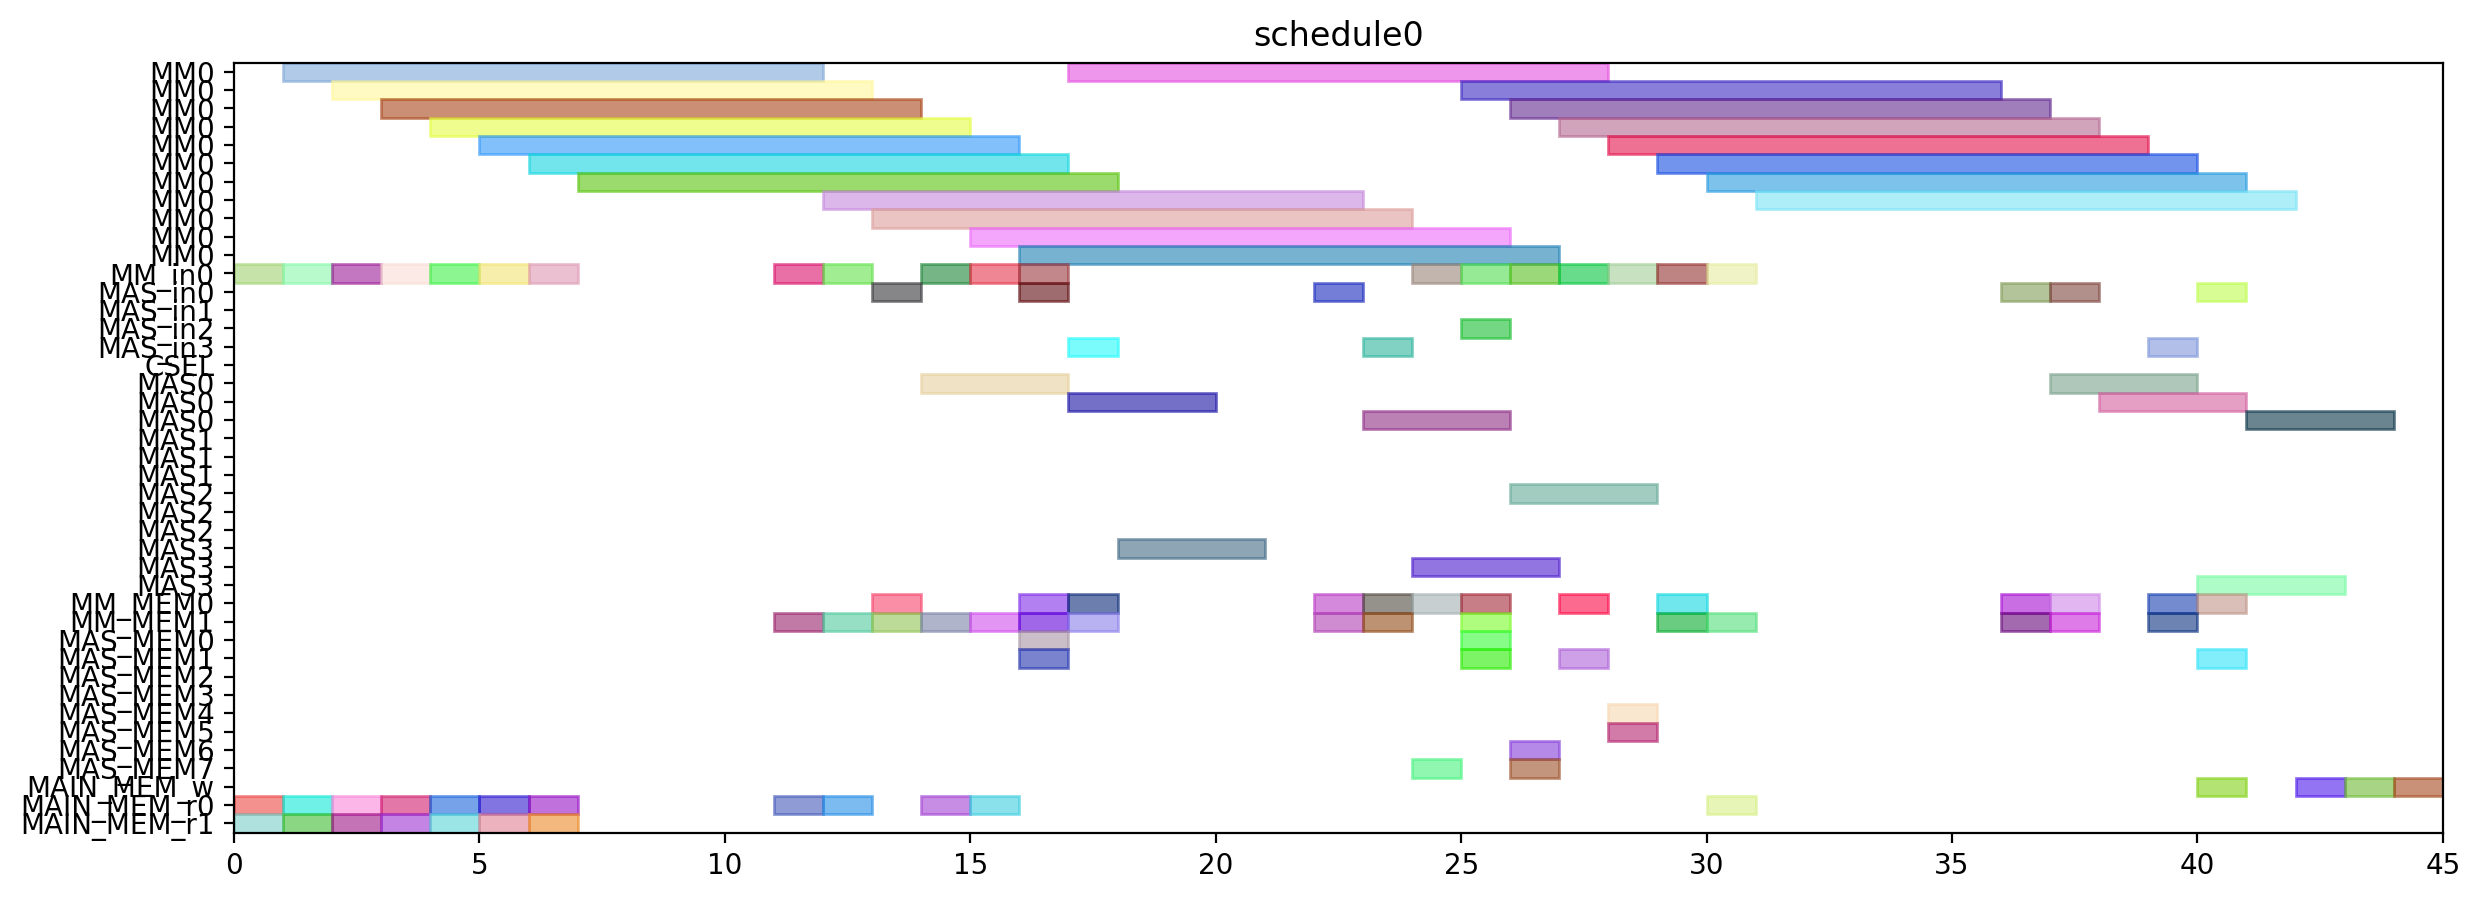

The script that drew this image:
from pyschedule import Scenario, solvers, plotters, alt


def solve():
	horizon = 120
	S = Scenario("schedule0", horizon=horizon)

	# resource
	MM = S.Resources('MM', num=1, size=11)
	MM_in = S.Resources('MM_in', num=1)
	MAS_in = S.Resources('MAS_in', num=4)
	CSEL = S.Resource('CSEL')
	MAS = S.Resources('MAS', num=4, size=3, periods=range(1, horizon))
	MM_MEM = S.Resources('MM_MEM', num=2)
	MAS_MEM = S.Resources('MAS_MEM', num=8)
	MAIN_MEM_w = S.Resource('MAIN_MEM_w', size=1)
	MAIN_MEM_r = S.Resources('MAIN_MEM_r', num=2)

	# result of previous scheduling

	# new tasks
	T1 = S.Task('T1', length=11, delay_cost=1)
	T1 += alt(MM)
	T1_in = S.Task('T1_in', length=1, delay_cost=1)
	T1_in += alt(MM_in)
	S += T1_in*MM_in[0]<=T1*MM[0]
	T1_mem0 = S.Task('T1_mem0', length=1, delay_cost=1)
	T1_mem0 += MAIN_MEM_r[0]
	S += T1_mem0 <= T1

	T1_mem1 = S.Task('T1_mem1', length=1, delay_cost=1)
	T1_mem1 += MAIN_MEM_r[1]
	S += T1_mem1 <= T1

	T2 = S.Task('T2', length=11, delay_cost=1)
	T2 += alt(MM)
	T2_in = S.Task('T2_in', length=1, delay_cost=1)
	T2_in += alt(MM_in)
	S += T2_in*MM_in[0]<=T2*MM[0]
	T2_mem0 = S.Task('T2_mem0', length=1, delay_cost=1)
	T2_mem0 += MAIN_MEM_r[0]
	S += T2_mem0 <= T2

	T2_mem1 = S.Task('T2_mem1', length=1, delay_cost=1)
	T2_mem1 += MAIN_MEM_r[1]
	S += T2_mem1 <= T2

	T3 = S.Task('T3', length=11, delay_cost=1)
	T3 += alt(MM)
	T3_in = S.Task('T3_in', length=1, delay_cost=1)
	T3_in += alt(MM_in)
	S += T3_in*MM_in[0]<=T3*MM[0]
	T3_mem0 = S.Task('T3_mem0', length=1, delay_cost=1)
	T3_mem0 += MAIN_MEM_r[0]
	S += T3_mem0 <= T3

	T3_mem1 = S.Task('T3_mem1', length=1, delay_cost=1)
	T3_mem1 += MAIN_MEM_r[1]
	S += T3_mem1 <= T3

	T4 = S.Task('T4', length=11, delay_cost=1)
	T4 += alt(MM)
	T4_in = S.Task('T4_in', length=1, delay_cost=1)
	T4_in += alt(MM_in)
	S += T4_in*MM_in[0]<=T4*MM[0]
	T4_mem0 = S.Task('T4_mem0', length=1, delay_cost=1)
	T4_mem0 += MAIN_MEM_r[0]
	S += T4_mem0 <= T4

	T4_mem1 = S.Task('T4_mem1', length=1, delay_cost=1)
	T4_mem1 += MAIN_MEM_r[1]
	S += T4_mem1 <= T4

	T5 = S.Task('T5', length=11, delay_cost=1)
	T5 += alt(MM)
	T5_in = S.Task('T5_in', length=1, delay_cost=1)
	T5_in += alt(MM_in)
	S += T5_in*MM_in[0]<=T5*MM[0]
	T5_mem0 = S.Task('T5_mem0', length=1, delay_cost=1)
	T5_mem0 += MAIN_MEM_r[0]
	S += T5_mem0 <= T5

	T5_mem1 = S.Task('T5_mem1', length=1, delay_cost=1)
	T5_mem1 += MAIN_MEM_r[1]
	S += T5_mem1 <= T5

	T6 = S.Task('T6', length=11, delay_cost=1)
	T6 += alt(MM)
	T6_in = S.Task('T6_in', length=1, delay_cost=1)
	T6_in += alt(MM_in)
	S += T6_in*MM_in[0]<=T6*MM[0]
	T6_mem0 = S.Task('T6_mem0', length=1, delay_cost=1)
	T6_mem0 += MAIN_MEM_r[0]
	S += T6_mem0 <= T6

	T6_mem1 = S.Task('T6_mem1', length=1, delay_cost=1)
	T6_mem1 += MAIN_MEM_r[1]
	S += T6_mem1 <= T6

	T7 = S.Task('T7', length=11, delay_cost=1)
	T7 += alt(MM)
	T7_in = S.Task('T7_in', length=1, delay_cost=1)
	T7_in += alt(MM_in)
	S += T7_in*MM_in[0]<=T7*MM[0]
	T7_mem0 = S.Task('T7_mem0', length=1, delay_cost=1)
	T7_mem0 += MAIN_MEM_r[0]
	S += T7_mem0 <= T7

	T7_mem1 = S.Task('T7_mem1', length=1, delay_cost=1)
	T7_mem1 += MAIN_MEM_r[1]
	S += T7_mem1 <= T7

	T8 = S.Task('T8', length=11, delay_cost=1)
	T8 += alt(MM)
	T8_in = S.Task('T8_in', length=1, delay_cost=1)
	T8_in += alt(MM_in)
	S += T8_in*MM_in[0]<=T8*MM[0]
	T8_mem0 = S.Task('T8_mem0', length=1, delay_cost=1)
	T8_mem0 += MAIN_MEM_r[0]
	S += T8_mem0 <= T8

	T8_mem1 = S.Task('T8_mem1', length=1, delay_cost=1)
	T8_mem1 += alt(MM_MEM)
	S += (T1*MM[0])-1 < T8_mem1*MM_MEM[1]
	S += T8_mem1 <= T8

	T9 = S.Task('T9', length=11, delay_cost=1)
	T9 += alt(MM)
	T9_in = S.Task('T9_in', length=1, delay_cost=1)
	T9_in += alt(MM_in)
	S += T9_in*MM_in[0]<=T9*MM[0]
	T9_mem0 = S.Task('T9_mem0', length=1, delay_cost=1)
	T9_mem0 += MAIN_MEM_r[0]
	S += T9_mem0 <= T9

	T9_mem1 = S.Task('T9_mem1', length=1, delay_cost=1)
	T9_mem1 += alt(MM_MEM)
	S += (T1*MM[0])-1 < T9_mem1*MM_MEM[1]
	S += T9_mem1 <= T9

	T10 = S.Task('T10', length=11, delay_cost=1)
	T10 += alt(MM)
	T10_in = S.Task('T10_in', length=1, delay_cost=1)
	T10_in += alt(MM_in)
	S += T10_in*MM_in[0]<=T10*MM[0]
	T10_mem0 = S.Task('T10_mem0', length=1, delay_cost=1)
	T10_mem0 += MAIN_MEM_r[0]
	S += T10_mem0 <= T10

	T10_mem1 = S.Task('T10_mem1', length=1, delay_cost=1)
	T10_mem1 += alt(MM_MEM)
	S += (T3*MM[0])-1 < T10_mem1*MM_MEM[1]
	S += T10_mem1 <= T10

	T11 = S.Task('T11', length=11, delay_cost=1)
	T11 += alt(MM)
	T11_in = S.Task('T11_in', length=1, delay_cost=1)
	T11_in += alt(MM_in)
	S += T11_in*MM_in[0]<=T11*MM[0]
	T11_mem0 = S.Task('T11_mem0', length=1, delay_cost=1)
	T11_mem0 += MAIN_MEM_r[0]
	S += T11_mem0 <= T11

	T11_mem1 = S.Task('T11_mem1', length=1, delay_cost=1)
	T11_mem1 += alt(MM_MEM)
	S += (T3*MM[0])-1 < T11_mem1*MM_MEM[1]
	S += T11_mem1 <= T11

	T12 = S.Task('T12', length=3, delay_cost=1)
	T12 += alt(MAS)
	T12_in = S.Task('T12_in', length=1, delay_cost=1)
	T12_in += alt(MAS_in)
	S += T12_in*MAS_in[0]<=T12*MAS[0]

	S += T12_in*MAS_in[1]<=T12*MAS[1]

	S += T12_in*MAS_in[2]<=T12*MAS[2]

	S += T12_in*MAS_in[3]<=T12*MAS[3]

	T12_mem0 = S.Task('T12_mem0', length=1, delay_cost=1)
	T12_mem0 += alt(MM_MEM)
	S += (T4*MM[0])-1 < T12_mem0*MM_MEM[0]
	S += T12_mem0 <= T12

	T12_mem1 = S.Task('T12_mem1', length=1, delay_cost=1)
	T12_mem1 += alt(MM_MEM)
	S += (T2*MM[0])-1 < T12_mem1*MM_MEM[1]
	S += T12_mem1 <= T12

	T13 = S.Task('T13', length=3, delay_cost=1)
	T13 += alt(MAS)
	T13_in = S.Task('T13_in', length=1, delay_cost=1)
	T13_in += alt(MAS_in)
	S += T13_in*MAS_in[0]<=T13*MAS[0]

	S += T13_in*MAS_in[1]<=T13*MAS[1]

	S += T13_in*MAS_in[2]<=T13*MAS[2]

	S += T13_in*MAS_in[3]<=T13*MAS[3]

	T13_mem0 = S.Task('T13_mem0', length=1, delay_cost=1)
	T13_mem0 += alt(MM_MEM)
	S += (T4*MM[0])-1 < T13_mem0*MM_MEM[0]
	S += T13_mem0 <= T13

	T13_mem1 = S.Task('T13_mem1', length=1, delay_cost=1)
	T13_mem1 += alt(MM_MEM)
	S += (T2*MM[0])-1 < T13_mem1*MM_MEM[1]
	S += T13_mem1 <= T13

	T15 = S.Task('T15', length=3, delay_cost=1)
	T15 += alt(MAS)
	T15_in = S.Task('T15_in', length=1, delay_cost=1)
	T15_in += alt(MAS_in)
	S += T15_in*MAS_in[0]<=T15*MAS[0]

	S += T15_in*MAS_in[1]<=T15*MAS[1]

	S += T15_in*MAS_in[2]<=T15*MAS[2]

	S += T15_in*MAS_in[3]<=T15*MAS[3]

	T15_mem0 = S.Task('T15_mem0', length=1, delay_cost=1)
	T15_mem0 += alt(MM_MEM)
	S += (T7*MM[0])-1 < T15_mem0*MM_MEM[0]
	S += T15_mem0 <= T15

	T15_mem1 = S.Task('T15_mem1', length=1, delay_cost=1)
	T15_mem1 += alt(MM_MEM)
	S += (T7*MM[0])-1 < T15_mem1*MM_MEM[1]
	S += T15_mem1 <= T15

	T14 = S.Task('T14', length=11, delay_cost=1)
	T14 += alt(MM)
	T14_in = S.Task('T14_in', length=1, delay_cost=1)
	T14_in += alt(MM_in)
	S += T14_in*MM_in[0]<=T14*MM[0]
	T14_mem0 = S.Task('T14_mem0', length=1, delay_cost=1)
	T14_mem0 += alt(MAS_MEM)
	S += (T13*MAS[0])-1 < T14_mem0*MAS_MEM[0]
	S += (T13*MAS[1])-1 < T14_mem0*MAS_MEM[2]
	S += (T13*MAS[2])-1 < T14_mem0*MAS_MEM[4]
	S += (T13*MAS[3])-1 < T14_mem0*MAS_MEM[6]
	S += T14_mem0 <= T14

	T14_mem1 = S.Task('T14_mem1', length=1, delay_cost=1)
	T14_mem1 += alt(MAS_MEM)
	S += (T13*MAS[0])-1 < T14_mem1*MAS_MEM[1]
	S += (T13*MAS[1])-1 < T14_mem1*MAS_MEM[3]
	S += (T13*MAS[2])-1 < T14_mem1*MAS_MEM[5]
	S += (T13*MAS[3])-1 < T14_mem1*MAS_MEM[7]
	S += T14_mem1 <= T14

	T16 = S.Task('T16', length=11, delay_cost=1)
	T16 += alt(MM)
	T16_in = S.Task('T16_in', length=1, delay_cost=1)
	T16_in += alt(MM_in)
	S += T16_in*MM_in[0]<=T16*MM[0]
	T16_mem0 = S.Task('T16_mem0', length=1, delay_cost=1)
	T16_mem0 += alt(MM_MEM)
	S += (T1*MM[0])-1 < T16_mem0*MM_MEM[0]
	S += T16_mem0 <= T16

	T16_mem1 = S.Task('T16_mem1', length=1, delay_cost=1)
	T16_mem1 += alt(MM_MEM)
	S += (T8*MM[0])-1 < T16_mem1*MM_MEM[1]
	S += T16_mem1 <= T16

	T17 = S.Task('T17', length=11, delay_cost=1)
	T17 += alt(MM)
	T17_in = S.Task('T17_in', length=1, delay_cost=1)
	T17_in += alt(MM_in)
	S += T17_in*MM_in[0]<=T17*MM[0]
	T17_mem0 = S.Task('T17_mem0', length=1, delay_cost=1)
	T17_mem0 += alt(MM_MEM)
	S += (T8*MM[0])-1 < T17_mem0*MM_MEM[0]
	S += T17_mem0 <= T17

	T17_mem1 = S.Task('T17_mem1', length=1, delay_cost=1)
	T17_mem1 += alt(MAS_MEM)
	S += (T15*MAS[0])-1 < T17_mem1*MAS_MEM[1]
	S += (T15*MAS[1])-1 < T17_mem1*MAS_MEM[3]
	S += (T15*MAS[2])-1 < T17_mem1*MAS_MEM[5]
	S += (T15*MAS[3])-1 < T17_mem1*MAS_MEM[7]
	S += T17_mem1 <= T17

	T18 = S.Task('T18', length=3, delay_cost=1)
	T18 += alt(MAS)
	T18_in = S.Task('T18_in', length=1, delay_cost=1)
	T18_in += alt(MAS_in)
	S += T18_in*MAS_in[0]<=T18*MAS[0]

	S += T18_in*MAS_in[1]<=T18*MAS[1]

	S += T18_in*MAS_in[2]<=T18*MAS[2]

	S += T18_in*MAS_in[3]<=T18*MAS[3]

	T18_mem0 = S.Task('T18_mem0', length=1, delay_cost=1)
	T18_mem0 += alt(MM_MEM)
	S += (T5*MM[0])-1 < T18_mem0*MM_MEM[0]
	S += T18_mem0 <= T18

	T18_mem1 = S.Task('T18_mem1', length=1, delay_cost=1)
	T18_mem1 += alt(MM_MEM)
	S += (T9*MM[0])-1 < T18_mem1*MM_MEM[1]
	S += T18_mem1 <= T18

	T19 = S.Task('T19', length=3, delay_cost=1)
	T19 += alt(MAS)
	T19_in = S.Task('T19_in', length=1, delay_cost=1)
	T19_in += alt(MAS_in)
	S += T19_in*MAS_in[0]<=T19*MAS[0]

	S += T19_in*MAS_in[1]<=T19*MAS[1]

	S += T19_in*MAS_in[2]<=T19*MAS[2]

	S += T19_in*MAS_in[3]<=T19*MAS[3]

	T19_mem0 = S.Task('T19_mem0', length=1, delay_cost=1)
	T19_mem0 += alt(MM_MEM)
	S += (T5*MM[0])-1 < T19_mem0*MM_MEM[0]
	S += T19_mem0 <= T19

	T19_mem1 = S.Task('T19_mem1', length=1, delay_cost=1)
	T19_mem1 += alt(MM_MEM)
	S += (T9*MM[0])-1 < T19_mem1*MM_MEM[1]
	S += T19_mem1 <= T19

	T21 = S.Task('T21', length=3, delay_cost=1)
	T21 += alt(MAS)
	T21_in = S.Task('T21_in', length=1, delay_cost=1)
	T21_in += alt(MAS_in)
	S += T21_in*MAS_in[0]<=T21*MAS[0]

	S += T21_in*MAS_in[1]<=T21*MAS[1]

	S += T21_in*MAS_in[2]<=T21*MAS[2]

	S += T21_in*MAS_in[3]<=T21*MAS[3]

	T21_mem0 = S.Task('T21_mem0', length=1, delay_cost=1)
	T21_mem0 += alt(MM_MEM)
	S += (T6*MM[0])-1 < T21_mem0*MM_MEM[0]
	S += T21_mem0 <= T21

	T21_mem1 = S.Task('T21_mem1', length=1, delay_cost=1)
	T21_mem1 += alt(MM_MEM)
	S += (T10*MM[0])-1 < T21_mem1*MM_MEM[1]
	S += T21_mem1 <= T21

	T24 = S.Task('T24', length=11, delay_cost=1)
	T24 += alt(MM)
	T24_in = S.Task('T24_in', length=1, delay_cost=1)
	T24_in += alt(MM_in)
	S += T24_in*MM_in[0]<=T24*MM[0]
	T24_mem0 = S.Task('T24_mem0', length=1, delay_cost=1)
	T24_mem0 += alt(MM_MEM)
	S += (T11*MM[0])-1 < T24_mem0*MM_MEM[0]
	S += T24_mem0 <= T24

	T24_mem1 = S.Task('T24_mem1', length=1, delay_cost=1)
	T24_mem1 += alt(MAS_MEM)
	S += (T12*MAS[0])-1 < T24_mem1*MAS_MEM[1]
	S += (T12*MAS[1])-1 < T24_mem1*MAS_MEM[3]
	S += (T12*MAS[2])-1 < T24_mem1*MAS_MEM[5]
	S += (T12*MAS[3])-1 < T24_mem1*MAS_MEM[7]
	S += T24_mem1 <= T24

	T20 = S.Task('T20', length=11, delay_cost=1)
	T20 += alt(MM)
	T20_in = S.Task('T20_in', length=1, delay_cost=1)
	T20_in += alt(MM_in)
	S += T20_in*MM_in[0]<=T20*MM[0]
	T20_mem0 = S.Task('T20_mem0', length=1, delay_cost=1)
	T20_mem0 += alt(MAS_MEM)
	S += (T15*MAS[0])-1 < T20_mem0*MAS_MEM[0]
	S += (T15*MAS[1])-1 < T20_mem0*MAS_MEM[2]
	S += (T15*MAS[2])-1 < T20_mem0*MAS_MEM[4]
	S += (T15*MAS[3])-1 < T20_mem0*MAS_MEM[6]
	S += T20_mem0 <= T20

	T20_mem1 = S.Task('T20_mem1', length=1, delay_cost=1)
	T20_mem1 += alt(MAS_MEM)
	S += (T18*MAS[0])-1 < T20_mem1*MAS_MEM[1]
	S += (T18*MAS[1])-1 < T20_mem1*MAS_MEM[3]
	S += (T18*MAS[2])-1 < T20_mem1*MAS_MEM[5]
	S += (T18*MAS[3])-1 < T20_mem1*MAS_MEM[7]
	S += T20_mem1 <= T20

	T22 = S.Task('T22', length=11, delay_cost=1)
	T22 += alt(MM)
	T22_in = S.Task('T22_in', length=1, delay_cost=1)
	T22_in += alt(MM_in)
	S += T22_in*MM_in[0]<=T22*MM[0]
	T22_mem0 = S.Task('T22_mem0', length=1, delay_cost=1)
	T22_mem0 += alt(MAS_MEM)
	S += (T21*MAS[0])-1 < T22_mem0*MAS_MEM[0]
	S += (T21*MAS[1])-1 < T22_mem0*MAS_MEM[2]
	S += (T21*MAS[2])-1 < T22_mem0*MAS_MEM[4]
	S += (T21*MAS[3])-1 < T22_mem0*MAS_MEM[6]
	S += T22_mem0 <= T22

	T22_mem1 = S.Task('T22_mem1', length=1, delay_cost=1)
	T22_mem1 += alt(MAS_MEM)
	S += (T21*MAS[0])-1 < T22_mem1*MAS_MEM[1]
	S += (T21*MAS[1])-1 < T22_mem1*MAS_MEM[3]
	S += (T21*MAS[2])-1 < T22_mem1*MAS_MEM[5]
	S += (T21*MAS[3])-1 < T22_mem1*MAS_MEM[7]
	S += T22_mem1 <= T22

	T23 = S.Task('T23', length=11, delay_cost=1)
	T23 += alt(MM)
	T23_in = S.Task('T23_in', length=1, delay_cost=1)
	T23_in += alt(MM_in)
	S += T23_in*MM_in[0]<=T23*MM[0]
	T23_mem0 = S.Task('T23_mem0', length=1, delay_cost=1)
	T23_mem0 += alt(MAS_MEM)
	S += (T19*MAS[0])-1 < T23_mem0*MAS_MEM[0]
	S += (T19*MAS[1])-1 < T23_mem0*MAS_MEM[2]
	S += (T19*MAS[2])-1 < T23_mem0*MAS_MEM[4]
	S += (T19*MAS[3])-1 < T23_mem0*MAS_MEM[6]
	S += T23_mem0 <= T23

	T23_mem1 = S.Task('T23_mem1', length=1, delay_cost=1)
	T23_mem1 += alt(MAS_MEM)
	S += (T19*MAS[0])-1 < T23_mem1*MAS_MEM[1]
	S += (T19*MAS[1])-1 < T23_mem1*MAS_MEM[3]
	S += (T19*MAS[2])-1 < T23_mem1*MAS_MEM[5]
	S += (T19*MAS[3])-1 < T23_mem1*MAS_MEM[7]
	S += T23_mem1 <= T23

	Z2_new = S.Task('Z2_new', length=11, delay_cost=1)
	Z2_new += alt(MM)
	Z2_new_in = S.Task('Z2_new_in', length=1, delay_cost=1)
	Z2_new_in += alt(MM_in)
	S += Z2_new_in*MM_in[0]<=Z2_new*MM[0]
	S += 0<Z2_new

	Z2_new_w = S.Task('Z2_new_w', length=1, delay_cost=1)
	Z2_new_w += alt(MAIN_MEM_w)
	S += Z2_new <= Z2_new_w

	Z2_new_mem0 = S.Task('Z2_new_mem0', length=1, delay_cost=1)
	Z2_new_mem0 += MAIN_MEM_r[0]
	S += Z2_new_mem0 <= Z2_new

	Z2_new_mem1 = S.Task('Z2_new_mem1', length=1, delay_cost=1)
	Z2_new_mem1 += alt(MM_MEM)
	S += (T14*MM[0])-1 < Z2_new_mem1*MM_MEM[1]
	S += Z2_new_mem1 <= Z2_new

	T25 = S.Task('T25', length=3, delay_cost=1)
	T25 += alt(MAS)
	T25_in = S.Task('T25_in', length=1, delay_cost=1)
	T25_in += alt(MAS_in)
	S += T25_in*MAS_in[0]<=T25*MAS[0]

	S += T25_in*MAS_in[1]<=T25*MAS[1]

	S += T25_in*MAS_in[2]<=T25*MAS[2]

	S += T25_in*MAS_in[3]<=T25*MAS[3]

	T25_mem0 = S.Task('T25_mem0', length=1, delay_cost=1)
	T25_mem0 += alt(MM_MEM)
	S += (T20*MM[0])-1 < T25_mem0*MM_MEM[0]
	S += T25_mem0 <= T25

	T25_mem1 = S.Task('T25_mem1', length=1, delay_cost=1)
	T25_mem1 += alt(MM_MEM)
	S += (T20*MM[0])-1 < T25_mem1*MM_MEM[1]
	S += T25_mem1 <= T25

	X2_new = S.Task('X2_new', length=3, delay_cost=1)
	X2_new += alt(MAS)
	X2_new_in = S.Task('X2_new_in', length=1, delay_cost=1)
	X2_new_in += alt(MAS_in)
	S += X2_new_in*MAS_in[0]<=X2_new*MAS[0]

	S += X2_new_in*MAS_in[1]<=X2_new*MAS[1]

	S += X2_new_in*MAS_in[2]<=X2_new*MAS[2]

	S += X2_new_in*MAS_in[3]<=X2_new*MAS[3]

	S += 0<X2_new

	X2_new_w = S.Task('X2_new_w', length=1, delay_cost=1)
	X2_new_w += alt(MAIN_MEM_w)
	S += X2_new <= X2_new_w

	X2_new_mem0 = S.Task('X2_new_mem0', length=1, delay_cost=1)
	X2_new_mem0 += alt(MM_MEM)
	S += (T22*MM[0])-1 < X2_new_mem0*MM_MEM[0]
	S += X2_new_mem0 <= X2_new

	X2_new_mem1 = S.Task('X2_new_mem1', length=1, delay_cost=1)
	X2_new_mem1 += alt(MM_MEM)
	S += (T24*MM[0])-1 < X2_new_mem1*MM_MEM[1]
	S += X2_new_mem1 <= X2_new

	X1_new = S.Task('X1_new', length=3, delay_cost=1)
	X1_new += alt(MAS)
	X1_new_in = S.Task('X1_new_in', length=1, delay_cost=1)
	X1_new_in += alt(MAS_in)
	S += X1_new_in*MAS_in[0]<=X1_new*MAS[0]

	S += X1_new_in*MAS_in[1]<=X1_new*MAS[1]

	S += X1_new_in*MAS_in[2]<=X1_new*MAS[2]

	S += X1_new_in*MAS_in[3]<=X1_new*MAS[3]

	S += 0<X1_new

	X1_new_w = S.Task('X1_new_w', length=1, delay_cost=1)
	X1_new_w += alt(MAIN_MEM_w)
	S += X1_new <= X1_new_w

	X1_new_mem0 = S.Task('X1_new_mem0', length=1, delay_cost=1)
	X1_new_mem0 += alt(MM_MEM)
	S += (T23*MM[0])-1 < X1_new_mem0*MM_MEM[0]
	S += X1_new_mem0 <= X1_new

	X1_new_mem1 = S.Task('X1_new_mem1', length=1, delay_cost=1)
	X1_new_mem1 += alt(MM_MEM)
	S += (T17*MM[0])-1 < X1_new_mem1*MM_MEM[1]
	S += X1_new_mem1 <= X1_new

	Z1_new = S.Task('Z1_new', length=3, delay_cost=1)
	Z1_new += alt(MAS)
	Z1_new_in = S.Task('Z1_new_in', length=1, delay_cost=1)
	Z1_new_in += alt(MAS_in)
	S += Z1_new_in*MAS_in[0]<=Z1_new*MAS[0]

	S += Z1_new_in*MAS_in[1]<=Z1_new*MAS[1]

	S += Z1_new_in*MAS_in[2]<=Z1_new*MAS[2]

	S += Z1_new_in*MAS_in[3]<=Z1_new*MAS[3]

	S += 0<Z1_new

	Z1_new_w = S.Task('Z1_new_w', length=1, delay_cost=1)
	Z1_new_w += alt(MAIN_MEM_w)
	S += Z1_new <= Z1_new_w

	Z1_new_mem0 = S.Task('Z1_new_mem0', length=1, delay_cost=1)
	Z1_new_mem0 += alt(MM_MEM)
	S += (T16*MM[0])-1 < Z1_new_mem0*MM_MEM[0]
	S += Z1_new_mem0 <= Z1_new

	Z1_new_mem1 = S.Task('Z1_new_mem1', length=1, delay_cost=1)
	Z1_new_mem1 += alt(MAS_MEM)
	S += (T25*MAS[0])-1 < Z1_new_mem1*MAS_MEM[1]
	S += (T25*MAS[1])-1 < Z1_new_mem1*MAS_MEM[3]
	S += (T25*MAS[2])-1 < Z1_new_mem1*MAS_MEM[5]
	S += (T25*MAS[3])-1 < Z1_new_mem1*MAS_MEM[7]
	S += Z1_new_mem1 <= Z1_new

	solvers.mip.solve(S,msg=1,kind='CPLEX',ratio_gap=1.01)

	solution = [['hoge']*len(S.solution()[1]) for i in range(len(S.solution()))]
	for i in range(len(S.solution())):
		for j in range(len(S.solution()[i])):
			solution[i][j]=str(S.solution()[i][j])
	print(solution)

	cycles = int(solution[-1][3])

	pic_file_name = "/home/mfukuda/ABE/multiRAM_multiMAS_16mux/scheduling_result/stage11MM1_stage3MAS4/EP_LADDERMUL/schedule0.png"
	if(S.solution() != []):
		plotters.matplotlib.plot(S,img_filename=pic_file_name, show_task_labels=False, fig_size=(cycles*0.25+3, 5))

	return solution
